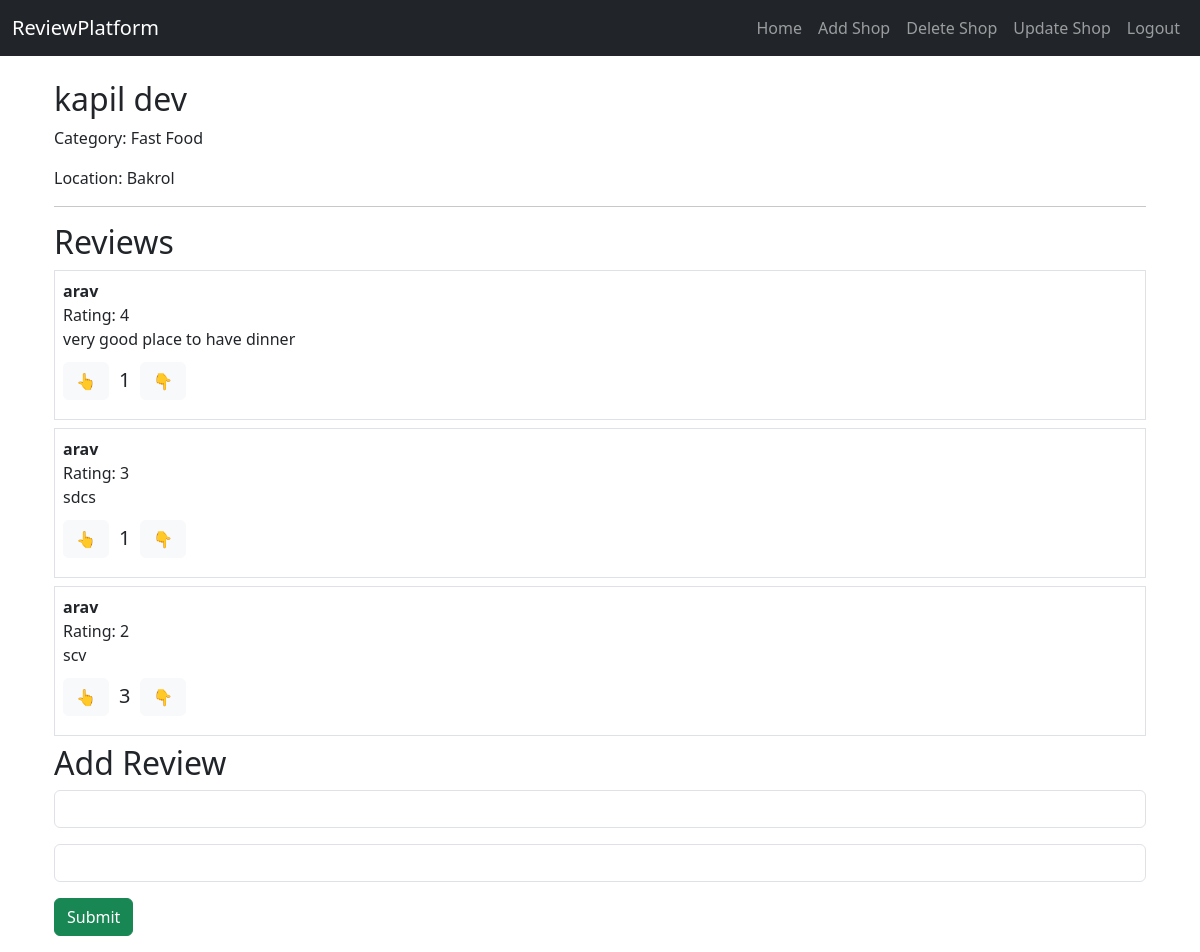
The app's page /shop/12/ (signed in) with its own data.
### reviews/models.py (models this page shows, shortened)
class Shop(models.Model):
    category_choices = [
        ('fast-food','Fast Food'),
        ('cafe','Cafe'),
        ('fine-dining','Fine Dining'),
        ('light-meals','Light Meals'),
        ('desserts','Desserts'),
    ]
    name = models.CharField(max_length=50)
    category = models.CharField(max_length=50, choices=category_choices, default='other')
    location = models.CharField(max_length=50)
    added_by = models.ForeignKey(User,on_delete=models.CASCADE)
    created_at = models.DateTimeField(auto_now_add=True)

class Review(models.Model):
    shop = models.ForeignKey(Shop, on_delete=models.CASCADE, related_name='reviews')
    user = models.ForeignKey(User, on_delete=models.CASCADE)
    rating = models.IntegerField()
    comment = models.TextField()
    created_at = models.DateTimeField(auto_now_add=True)
    upv = models.IntegerField(default=0)
    dnv = models.IntegerField(default=0)
    upvoted_by = models.ManyToManyField(User, related_name='upvoted', blank=True)
    downvoted_by = models.ManyToManyField(User, related_name='downvoted', blank=True)
    def total_votes(self):
        return self.upv - self.dnv

### reviews/views.py (the view, shortened to what this page needs)
# urls.py: path('shop/<int:shop_id>/',views.shop_det,name='shop_detail'),
@login_required(login_url='login')
def shop_det(request, shop_id):
    shop = get_object_or_404(Shop, pk=shop_id)
    reviews = Review.objects.filter(shop=shop)
    return render(request, 'reviews/shop_detail.html',{
        'shop':shop,
        'reviews' : reviews
    })

### reviews/templates/reviews/shop_detail.html (shortened to what this page needs)
{% extends "reviews/base.html" %}
{% block content %}
<div class="container mt-4">
    <h2>{{ shop.name }}</h2>
    <p>Category: {{ shop.get_category_display }}</p>
    <p>Location: {{ shop.location }}</p>
    <hr>
    <h2>Reviews</h2>
    {% if reviews %}
    {% for review in reviews %}
    <div class="border p-2 mb-2 w-auto">
        <div>
            <strong>{{ review.user.username }}</strong><br>
            <span>Rating: {{ review.rating }} <br>
                {{ review.comment }}
            </span>
        </div>
        <div class="counting">
            <button class="btn btn-light vote-btn up {% if user_upv %}active{% endif %}" data-id="{{ review.id }}">👆</button>
            <p class="total_count">{{ review.total_votes }}</p>
            <button class="btn btn-light vote-btn down {% if user_dnv %}active{% endif %}" data-id="{{ review.id }}">👇</button>
        </div>
    </div>
    {% endfor %}
    {% else %}
    <p>No reviews yet. Be the first to add one!</p>
    {% endif %}
    {% if user.is_authenticated %}
    <h2>Add Review</h2>
    <form method="post">
        <div class="mb-3">
            <input type="number" name="rating" class="form-control" min="1" max="5" required>
        </div>
        <div class="mb-3">
            <input type="text" name="comment" class="form-control" required>
        </div>
        <div class="mb-3">
            <input type="submit" class="btn btn-success">
        </div>
    </form>
    {% else %}
    <div class="mb-3">
        <p><a href="/login/">Login</a> to add a review!</p>
    </div>
    {% endif %}
</div>
{% endblock %}

### reviews/static/styles/styles.css (style rules this page uses)
.counting { display: flex !important; align-items: center; gap: 10px; }
.total_count { margin-top: 0.7em; font-size: 20px; }

### records on screen
Shop: name "kapil dev", category "Fast Food", location "Bakrol"
Review: user.username "arav", rating "4", comment "very good place to have dinner", total_votes "1"
Review: user.username "arav", rating "3", comment "sdcs", total_votes "1"
Review: user.username "arav", rating "2", comment "scv", total_votes "3"
